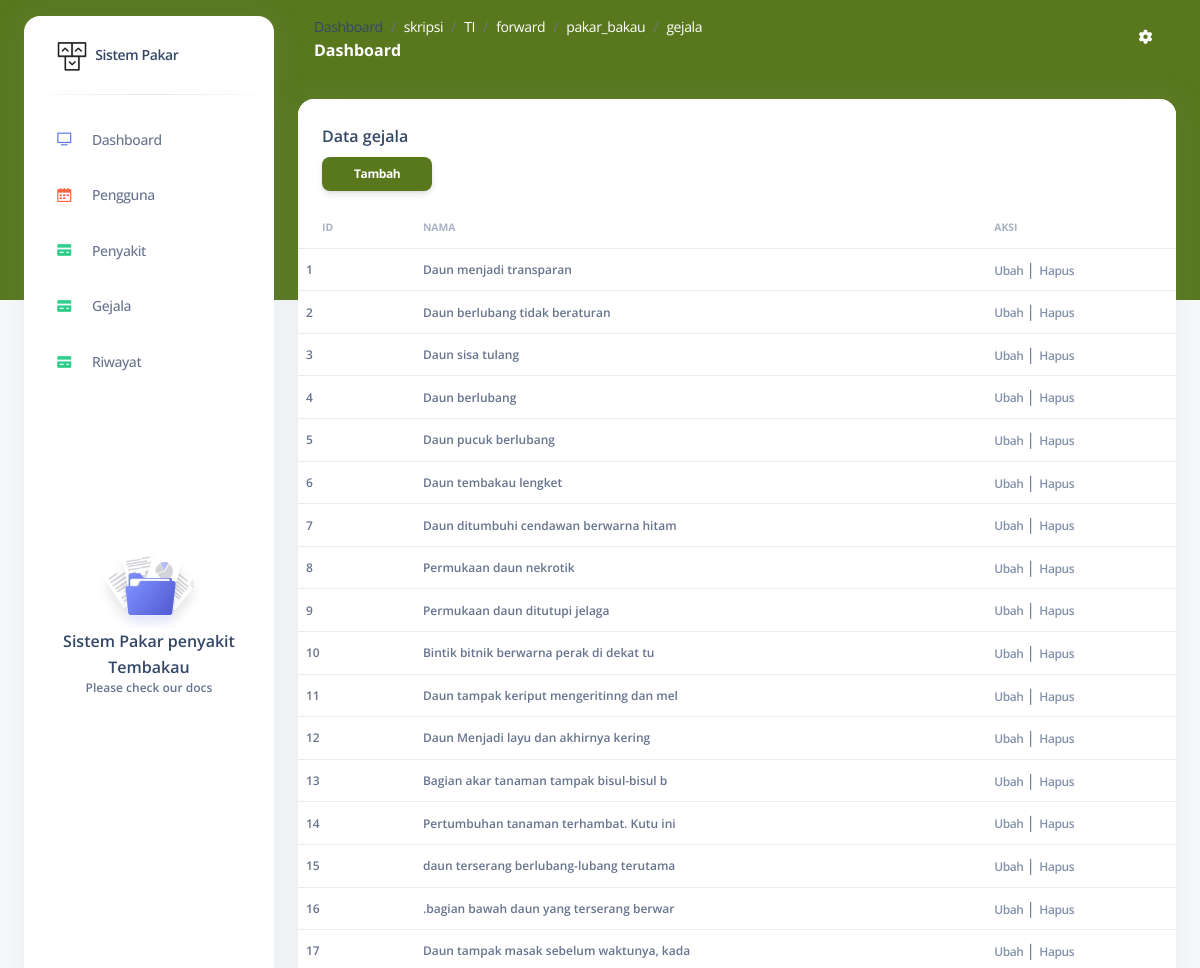
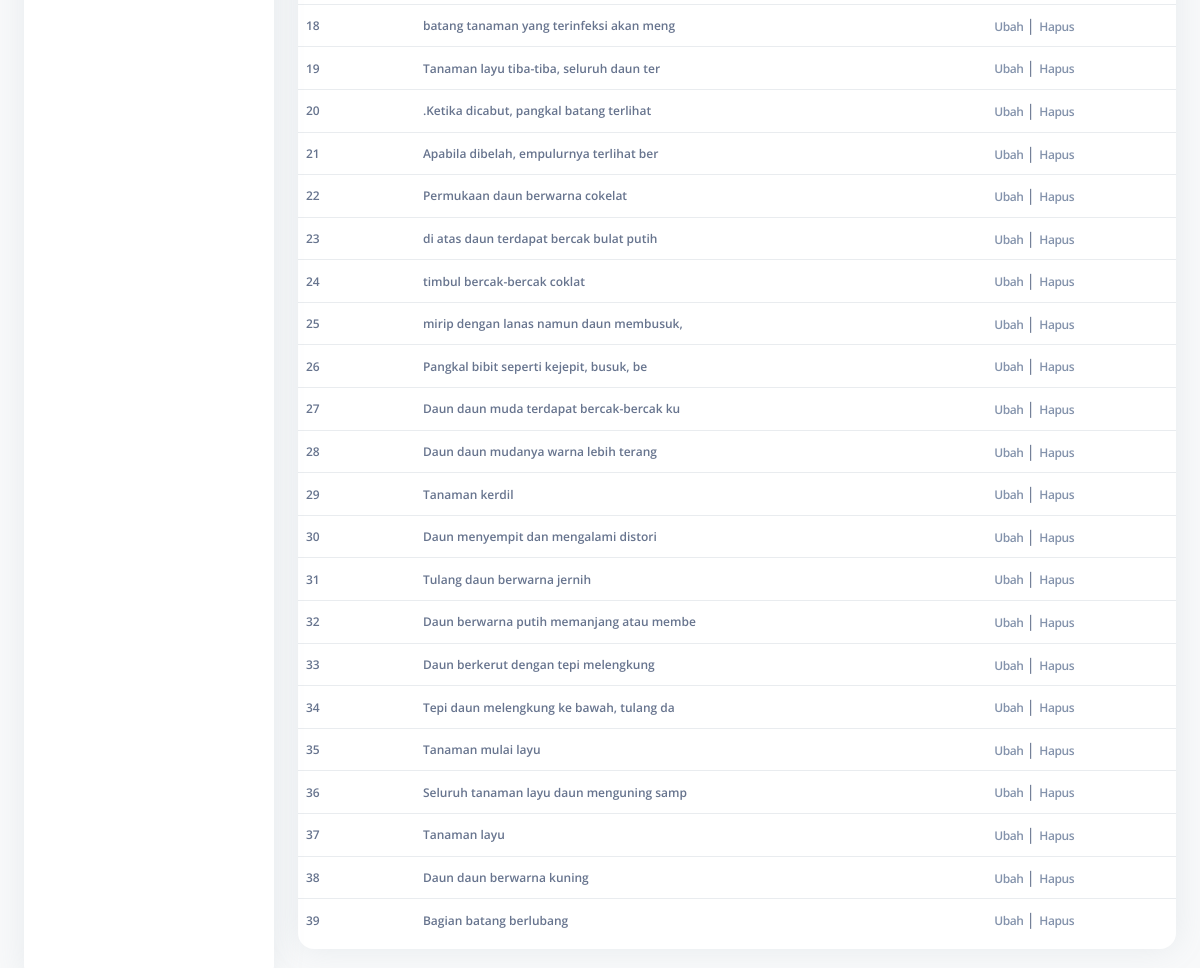
/index.php/gejala, run on the app's committed database (2 pictures, top to bottom).
### tables this page shows
CREATE TABLE `gejala` (
  `id` int NOT NULL,
  `nama` varchar(40) NOT NULL
);

### application/views/backend/layout/content.php (called while the page is built)
<?php
include str_replace("system", "application/views/backend/content", BASEPATH)."/$content.php";
 ?>

### application/controllers/Gejala.php (called while the page is built, shortened)
<?php
class Gejala extends CI_Controller {
	function __construct()
  	{
		$this->low = "gejala";
		$this->cap = "Gejala";
		$this->load->helper("Response_helper");
		$this->load->helper("Input_helper");
    }
    public function index(){
		$data['title'] = "Data $this->cap";
		$data['content'] = "$this->low/index";
		$data['data'] = $this->db->get("$this->low")->result_array();
        $this->load->view('backend/index',$data);
    }
}

### index.php (called while the page is built, shortened)
<?php
require_once BASEPATH.'core/CodeIgniter.php';

### application/views/backend/content/gejala/index.php (the view, shortened to what this page needs)
<div class="container-fluid py-4">
      <div class="row">
        <div class="col-12">
          <div class="card mb-4">
            <div class="card-header pb-0">
              <h6>Data <?= $this->low ?></h6>
              <a href="<?= base_url($this->low.'/add') ?>"><button class="btn btn-primary btn-sm ms-auto ">Tambah</button></a>
            </div>
            <div class="card-body px-0 pt-0 pb-2">
              <div class="table-responsive p-0">
                <table class="table align-items-center mb-0">
                  <thead>
                    <tr>
                      <th class="text-uppercase text-secondary text-xxs font-weight-bolder opacity-7">ID</th>
                      <th class="text-uppercase text-secondary text-xxs font-weight-bolder opacity-7 ps-2">Nama</th>
                      <th class="text-uppercase text-secondary text-xxs font-weight-bolder opacity-7 ps-2">Aksi</th>
                    </tr>
                  </thead>
                  <tbody>
                  <?php
                    $no = 1;
                    foreach ($data as $d) {
                    ?>
                    <tr>
                     <td class="text-xs font-weight-bold mb-0"><?= $no ?></td>
                     <td>
                        <p class="text-xs font-weight-bold mb-0"><?= $d['nama'] ?></p>
                      </td>
                      <td class="align-middle">
                        <a href="<?= base_url($this->low.'/edit/'.$d['id']) ?>" class="text-secondary font-weight-bold text-xs" data-toggle="tooltip" data-original-title="Edit user">
                          Ubah
                        </a>
                        |
                        <a href="<?= base_url($this->low.'/delete/'.$d['id']) ?>" class="text-secondary font-weight-bold text-xs " onclick="return hapus()" data-toggle="tooltip" data-original-title="Hapus user">
                          Hapus
                        </a>
                      </td>
                    </tr>
                    <?php $no++;} ?>
                  </tbody>
                </table>
              </div>
            </div>
          </div>
        </div>
      </div>
    </div>

### application/views/backend/index.php (style rules this page uses)
.bg-primary,.btn-primary { background:#59781e!important; }

### data on the page
gejala: nama "Daun menjadi transparan"
gejala: nama "Daun berlubang tidak beraturan"
gejala: nama "Daun sisa tulang"
gejala: nama "Daun berlubang"
gejala: nama "Daun pucuk berlubang"
gejala: nama "Daun tembakau lengket"
gejala: nama "Daun ditumbuhi cendawan berwarna hitam"
gejala: nama "Permukaan daun nekrotik"
gejala: nama "Permukaan daun ditutupi jelaga"
gejala: nama "Bintik bitnik berwarna perak di dekat tu"
gejala: nama "Daun tampak keriput mengeritinng dan mel"
gejala: nama "Daun Menjadi layu dan akhirnya kering"
gejala: nama "Bagian akar tanaman tampak bisul-bisul b"
gejala: nama "Pertumbuhan tanaman terhambat. Kutu ini"
gejala: nama "daun terserang berlubang-lubang terutama"
gejala: nama ".bagian bawah daun yang terserang berwar"
gejala: nama "Daun tampak masak sebelum waktunya, kada"
gejala: nama "batang tanaman yang terinfeksi akan meng"
gejala: nama "Tanaman layu tiba-tiba, seluruh daun ter"
gejala: nama ".Ketika dicabut, pangkal batang terlihat"
gejala: nama "Apabila dibelah, empulurnya terlihat ber"
gejala: nama "Permukaan daun berwarna cokelat"
gejala: nama "di atas daun terdapat bercak bulat putih"
gejala: nama "timbul bercak-bercak coklat"
gejala: nama "mirip dengan lanas namun daun membusuk,"
gejala: nama "Pangkal bibit seperti kejepit, busuk, be"
gejala: nama "Daun daun muda terdapat bercak-bercak ku"
gejala: nama "Daun daun mudanya warna lebih terang"
gejala: nama "Tanaman kerdil"
gejala: nama "Daun menyempit dan mengalami distori"
gejala: nama "Tulang daun berwarna jernih"
gejala: nama "Daun berwarna putih memanjang atau membe"
gejala: nama "Daun berkerut dengan tepi melengkung"
gejala: nama "Tepi daun melengkung ke bawah, tulang da"
gejala: nama "Tanaman mulai layu"
gejala: nama "Seluruh tanaman layu daun menguning samp"
gejala: nama "Tanaman layu"
gejala: nama "Daun daun berwarna kuning"
gejala: nama "Bagian batang berlubang"

### other printed values
$link[$i] "skripsi"
$link[$i] "TI"
$link[$i] "forward"
$link[$i] "pakar_bakau"
$link[$i] "gejala"
$this->low "gejala"
